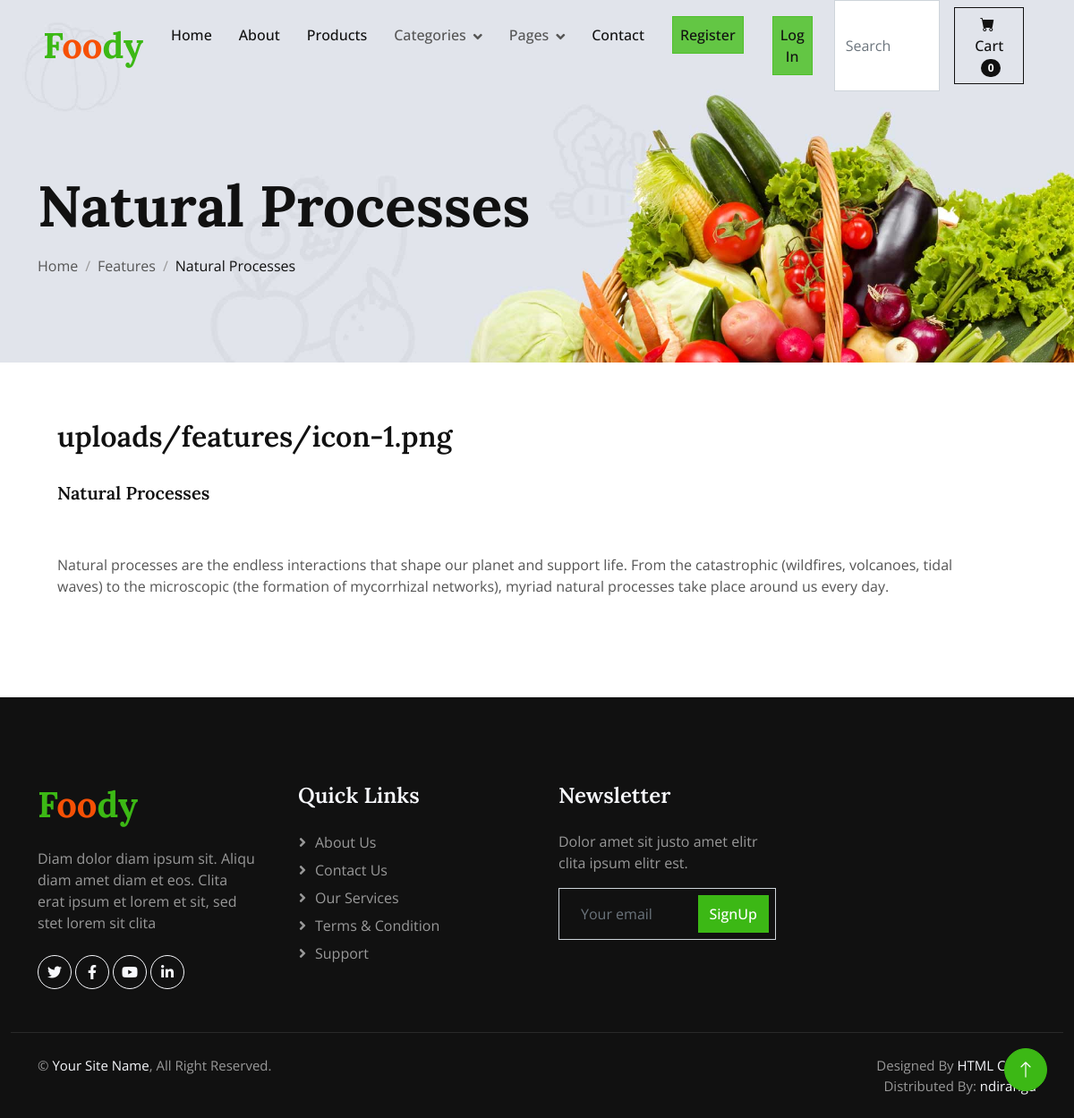
Screenshot of /featuredetail/1 with the database file from the repository.
### Store/models.py (models this page shows, shortened)
class Features(models.Model):
    image = models.ImageField(upload_to='uploads/features', default='uploads/features/feature.jpg')
    title = models.CharField(blank=False, null=False, max_length=100)
    description = models.CharField(blank=False, null=False, max_length=10000)

### Store/views.py (the view)
# urls.py: path("featuredetail/<int:id>", views.featuredetails, name="featuredetails"),
def featuredetails(request, id):
    read_more = Features.objects.get(id=id)
    return render(request, "featuredetail.html", {'navbar':'feature', 'read_more':read_more})

### Basket/cart.py (called while the page is built)
    def __len__(self):
        return  len(self.cart)

### Basket/context_processor.py (called while the page is built)
def cart(request):
    return {'cart': Cart(request)}

### Store/templates/featuredetail.html
{% extends "layout.html" %}
{% load static %}
{% block body %}
    <div class="container-fluid page-header wow fadeIn" data-wow-delay="0.1s">
        <div class="container">
            <h1 class="display-3 mb-3 animated slideInDown">{{ read_more.title }}</h1>
            <nav aria-label="breadcrumb animated slideInDown">
                <ol class="breadcrumb mb-0">
                    <li class="breadcrumb-item"><a class="text-body" href="{% url 'Store:home' %}">Home</a></li>
                    <li class="breadcrumb-item"><a class="text-body" href="{% url 'Store:features' %}">Features</a></li>
                    <li class="breadcrumb-item text-dark active" aria-current="page">{{ read_more.title }}</li>
                </ol>
            </nav>
        </div>
    </div>
		<div class="container p-5 m-3">
            <h2>{{read_more.image}}</h2><br>
		    <h5>{{read_more.title}}</h5><br><br>
		    <p>{{read_more.description}}</p>
        </div>
{% endblock %}

### Store/static/css/style.css (style rules this page uses)
:root { --primary: #3CB815; --secondary: #F65005; --light: #F7F8FC; --dark: #111111; }
.page-header { padding-top: 12rem; padding-bottom: 6rem; background: url(../img/carousel-1.jpg) top right no-repeat; background-size: cover; }
.breadcrumb-item+.breadcrumb-item::before { color: #999999; }

### rows the page displays
Features: title "Natural Processes", image "uploads/features/icon-1.png", description "Natural processes are the endless interactions that shape our planet and support life. From the catastrophic (wildfires, volcanoes, tidal waves) to the microscopic (the formation of mycorrhizal networks), myriad natural processes take place around us every day."

### other values shown
{{ cart|length }} "0"
